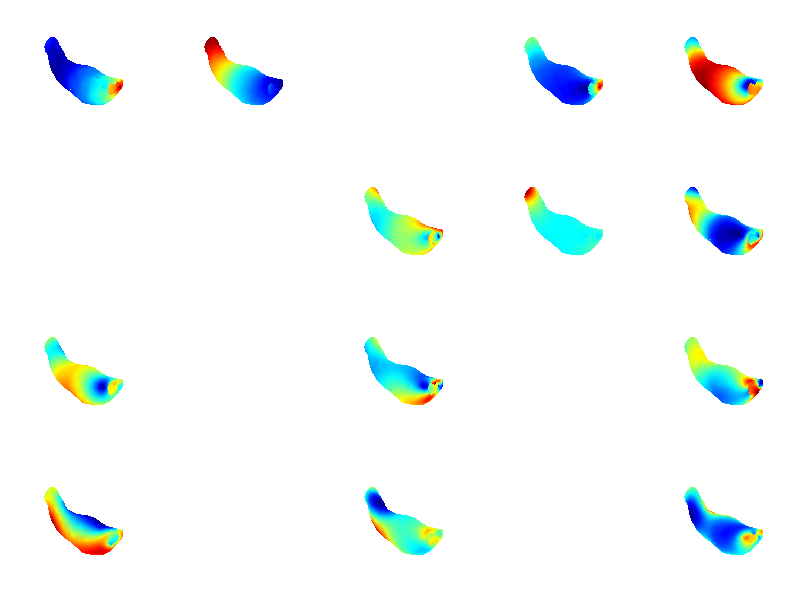
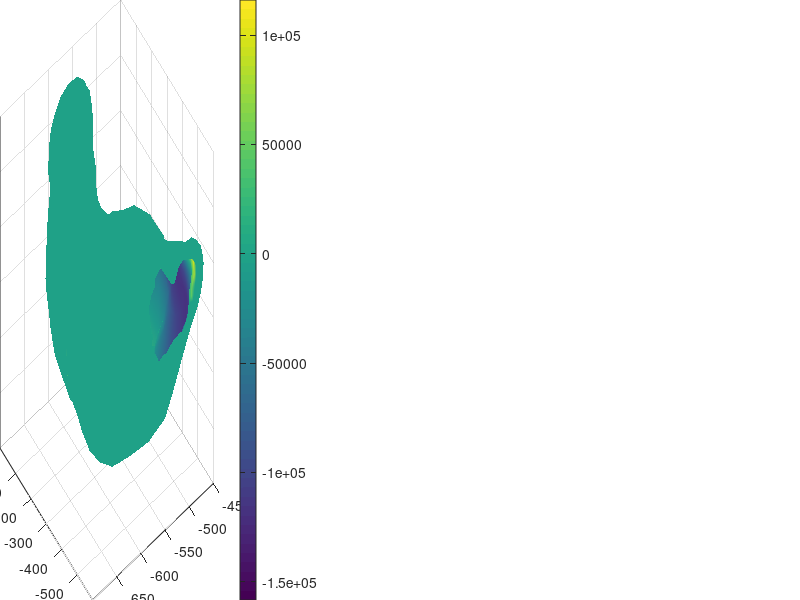

These figures' MATLAB source, in order: (Note: this script raises an error after producing the figures.)
close all; clear all; clc

%% load data

load data.mat
scale = 1e6;
maxDisp = 0.02; % max displacement
nMode = 20; % number of eigen force fields
nForceField = 1000; % number of eigen force fields.

[eigV, eigD] = eigs(laplacianMatrixI, nMode, 'sm'); % Shape's Laplacian -> shape's curvature info -> intrinsic. 

%% show eigen forces

nFigRow = 4;
nFigCol = 5;

figure
for i = 1 : size(eigV, 2)
    
    left = (i - 1) / nFigCol - floor((i - 1) / nFigCol);
    bottom = 1 - (floor((i - 1) / nFigCol) + 1) / nFigRow;
    positionVector = [left, bottom, 1 / nFigCol, 1 / nFigRow];
    subplot('Position', positionVector);
    
    color = zeros(nNodeI, 1);
    color(idxSurfI) = eigV(:, i);
    
    trisurf(FaceI, NodeI(:, 1), NodeI(:, 2), NodeI(:, 3), color, 'FaceColor', 'interp', 'EdgeColor', 'none');
    colormap jet
    axis equal off
    
end

%% create force field

weight = 2 * rand(nMode, 3 * nForceField) - 1; % x, y, z force fields. 
ForceField = eigV * weight * scale; % Force field reconstruction (not complete). 

% Set the force on inner surface to zero. 
for i = 1 : size(ForceField,1)
    for j = 1 : nFaceI
        temp = find(faces(j,2:end) == i);
        
        if size(temp, 2) == 0
            continue;
        else
            if faces(j, 1) ~= 1 % The region number of outer surface;
                ForceField(i,:) = 0;
            else
                continue;
            end
        end
    end
end


ForceField3 = zeros(3 * nSurfI, nForceField);
for i = 1 : nForceField
    ForceField3(:, i) = reshape(ForceField(:, 3 * i - 2 : 3 * i)', [], 1); % vector. 760*3 x 1. Concatenate to the order xyzxyz...
end

%% show example force fields (xyzxyz...)

nFigRow = 1;
nFigCol = 3;

figure
for i = 1 : 3
    
    left = (i - 1) / nFigCol - floor((i - 1) / nFigCol);
    bottom = 1 - (floor((i - 1) / nFigCol) + 1) / nFigRow;
    positionVector = [left, bottom, 1 / nFigCol, 1 / nFigRow];
    subplot('Position', positionVector);
    
    color = zeros(nNodeI, 1);
    color(idxSurfI) = ForceField(:, i);
    
    trisurf(FaceI, NodeI(:, 1), NodeI(:, 2), NodeI(:, 3), color, 'FaceColor', 'interp', 'EdgeColor', 'none');
    
    c = colorbar;
    c.Label.String = 'Pa';
    
    colormap jet
    caxis([min(min(ForceField(:, 1:3))), max(max(ForceField(:, 1:3)))]);
    axis equal off
    
end

%% show fixed nodes

idxFix = [117 429 1185]'; % FIx on two ends (nodes on regions 47 and 48). 

figure
hold on
plot3(NodeI(:, 1), NodeI(:, 2), NodeI(:, 3), 'b.');
camlight;
plot3(NodeI(idxFix,1), NodeI(idxFix,2), NodeI(idxFix,3),'r*');
axis equal

%% expand mass matrix and laplacian matrix to 3 dimension

massMatrixI3 = zeros(3 * nSurfI);
laplacianMatrixI3 = zeros(3 * nSurfI);
for i = 1 : 3  
    idxI3 = i : 3 : 3 * nSurfI;
    massMatrixI3(idxI3, idxI3) = massMatrixI;
    laplacianMatrixI3(idxI3, idxI3) = laplacianMatrixI;
end


%% create benchmark deformation using linear FEM

idxSurfI3 = reshape([idxSurfI * 3 - 2, idxSurfI * 3 - 1, idxSurfI * 3 - 0]', [], 1);
idxFix3 = reshape([idxFix * 3 - 2, idxFix * 3 - 1, idxFix * 3 - 0]', [], 1);
idxNonFix3 = 1 : size(KI, 1);
idxNonFix3(idxFix3) = [];
idxI = unique(FaceI(:));
idxI3 = reshape([idxI' * 3 - 2, idxI' * 3 - 1, idxI' * 3 - 0]', [], 1);

% force vector and stiffness matrix for solving
FIS = zeros(size(KI, 1), nForceField);
FIS(idxSurfI3, :) = massMatrixI3 * ForceField3; % Complete force field reconstruction. 
FIS(idxFix3, :) = [];

KIS = full(KI);
KIS(idxFix3, :) = [];
KIS(:, idxFix3) = [];

KIS = sparse(KIS);
XIS= KIS \ FIS; % Forward FEM. 

xI = zeros(size(KI, 1), nForceField);
xI(idxNonFix3, :) = XIS;

FI = KI * xI;

%% rescale the forcefield such that the max surface displacement equals to maxDisp

for i = 1:nForceField
    tX = reshape(xI(:, i), 3, [])';
    nodeDisp2 = sum(tX .* tX,  2);
    maxSurfDisp2 = max(nodeDisp2(idxSurfI, :));
    rescale = maxDisp / sqrt(maxSurfDisp2);
    xI(:, i) = xI(:, i) * rescale;
    FI(:, i) = FI(:, i) * rescale;
end

%% visualize benchmark deformations

nFigRow = 3;
nFigCol = 7;

figure
for i = 1 : nFigRow * nFigCol
    
    XIi = reshape(xI(:, i), 3, [])';
    
    left = (i - 1) / nFigCol - floor((i - 1) / nFigCol);
    bottom = 1 - (floor((i - 1) / nFigCol) + 1) / nFigRow;
    positionVector = [left, bottom, 1 / nFigCol, 1 / nFigRow];
    subplot('Position', positionVector);
    
    color = zeros(nNodeI, 1);
    color(idxSurfI) = ForceField(:, i);
    
    trisurf(FaceI, NodeI(:, 1) + XIi(:, 1), NodeI(:, 2) + XIi(:, 2), NodeI(:, 3) + XIi(:, 3), 'FaceColor', 'none', 'EdgeColor', [0 0.7 0]);
    hold on
    trisurf(FaceI, NodeI(:, 1), NodeI(:, 2), NodeI(:, 3),'FaceColor', 'none', 'EdgeColor', [0.25 0.25 1]);
    colormap jet
    axis equal off
    
end

deformation_matrix_block = zeros(size(KI, 1)/3, nForceField, 3);
for i=1:3
    matrix_temp = [];
    for j=i:3:size(KI, 1)
        matrix_temp = [matrix_temp;xI(j,:)];
    end
    deformation_matrix_block(:,:,i) = matrix_temp;
end

clear XIi
%%
benchmark_displacement = rand(15, 1000) .* 20.0;
weights = rand(20, 1000) - 0.5;
save benchmark.mat

